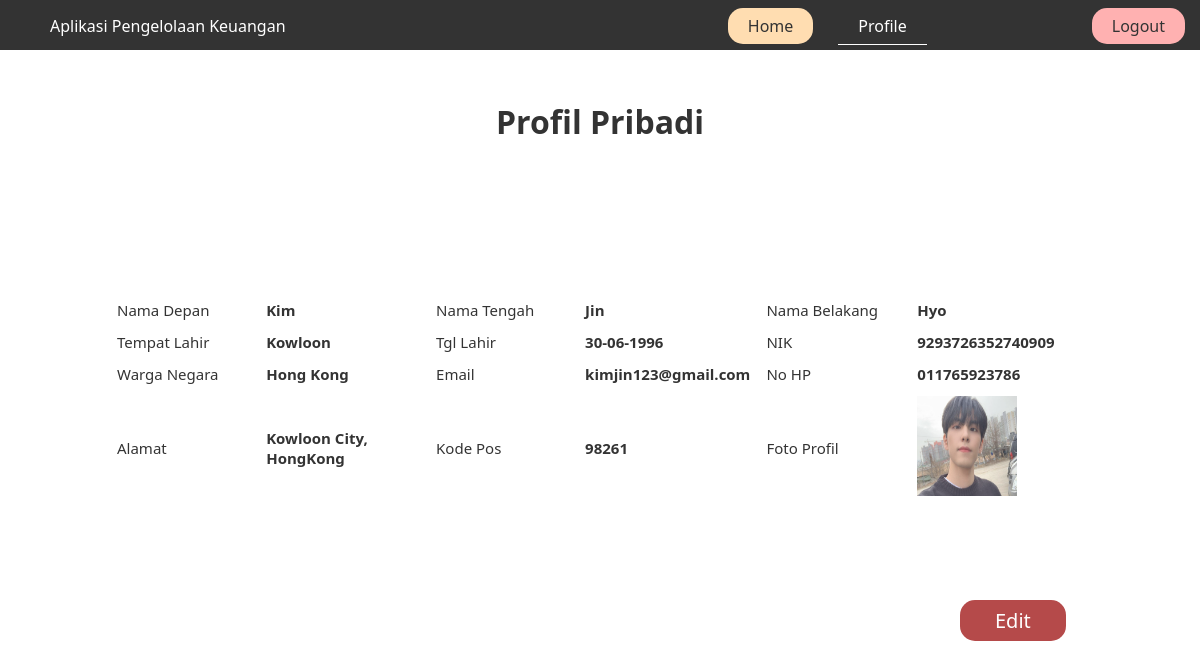
Screenshot of /profile.php (signed in) with the database file from the repository.
### tables this page shows
CREATE TABLE `user` (
  `namaDepan` varchar(50) NOT NULL,
  `namaTengah` varchar(50) NOT NULL,
  `namaBelakang` varchar(50) NOT NULL,
  `tempatLahir` varchar(128) NOT NULL,
  `tanggalLahir` date NOT NULL,
  `nik` bigint(20) NOT NULL,
  `wargaNegara` varchar(128) NOT NULL,
  `email` varchar(128) NOT NULL,
  `noHP` bigint(20) NOT NULL,
  `alamat` text NOT NULL,
  `kodePos` varchar(10) NOT NULL,
  `fotoProfil` varchar(128) NOT NULL,
  `username` varchar(50) NOT NULL,
  `password1` varchar(128) NOT NULL,
  `password2` varchar(128) NOT NULL
);

### profile.php (the view, shortened to what this page needs)
<!DOCTYPE html>
<html lang="en">
<head>
</head>
<body>
    <?php
        include "config.php";
        $username = $_SESSION['temp'];
        $sql= "SELECT namaDepan,namaTengah,namaBelakang,tempatLahir, tanggalLahir, nik, wargaNegara,email,noHP, alamat, kodePos, fotoProfil FROM user WHERE username='$username'";
        $result = $connection->query($sql);
        $row = $result->fetch_assoc();
        $data1 = $row["namaDepan"];
        $data2 = $row["namaTengah"];
        $data3 = $row["namaBelakang"];
        $data4 = $row["tempatLahir"];
        $data5 = $row["tanggalLahir"];
        $data6 = $row["nik"];
        $data7 = $row["wargaNegara"];
        $data8 = $row["email"];
        $data9 = $row["noHP"];
        $data10 = $row["alamat"];
        $data11 = $row["kodePos"];
        $data12 = $row["fotoProfil"];
    ?>
    <div class="navbar">
        <div class="temp1">
            Aplikasi Pengelolaan Keuangan
        </div>
        <div class="temp2">
            <a href="home.php">Home</a>
        </div>
        <div class="temp3">
            <a href="profile.php">Profile</a>
        </div>
        <div class="temp4">
            <a href="logout.php">Logout</a>
        </div>
    </div>
    <h1>Profil Pribadi</h1>
    <div class="profile">
        <table>
            <tr>
                <td>Nama Depan</td>
                <td><?php echo "<b>".$data1."</b>"?></td>
                <td>Nama Tengah</td>
                <td><?php echo "<b>".$data2."</b>"?></td>
                <td>Nama Belakang</td>
                <td><?php echo "<b>".$data3."</b>"?></td>
            </tr>
            <tr>
                <td>Tempat Lahir</td>
                <td><?php echo "<b>".$data4."</b>"?></td>
                <td>Tgl Lahir</td>
                <?php
                    $originalDate = $data5;
                    $newDate = date("d-m-Y", strtotime($originalDate));
                ?>
                <td><?php echo "<b>".$newDate."</b>"?></td>
                <td>NIK</td>
                <td><?php echo "<b>".$data6."</b>"?></td>
            </tr>
            <tr>
                <td>Warga Negara</td>
                <td><?php echo "<b>".$data7."</b>"?></td>
                <td>Email</td>
                <td><?php echo "<b>".$data8."</b>"?></td>
                <td>No HP</td>
                <td><?php echo "<b>0".$data9."</b>"?></td>
            </tr>
            <tr>
                <td>Alamat</td>
                <td><?php echo "<b>".$data10."</b>"?></td>
                <td>Kode Pos</td>
                <td><?php echo "<b>".$data11."</b>"?></td>
                <td>Foto Profil</td>
                <td><?php echo "<img src= 'images/".$data12."'height=100 width=100>"; ?></td>
            </tr>
        </table>
    </div>
    <div class="edit">
        <a href="editprofile.php">Edit</a>
    </div>
</body>
</html>

### rows the page displays
user: namaDepan "Kim", namaTengah "Jin", namaBelakang "Hyo", tempatLahir "Kowloon", tanggalLahir "30-06-1996", nik "9293726352740909", wargaNegara "Hong Kong", email "kimjin123@gmail.com", noHP "11765923786", alamat "Kowloon City, HongKong", kodePos "98261", fotoProfil (picture)
